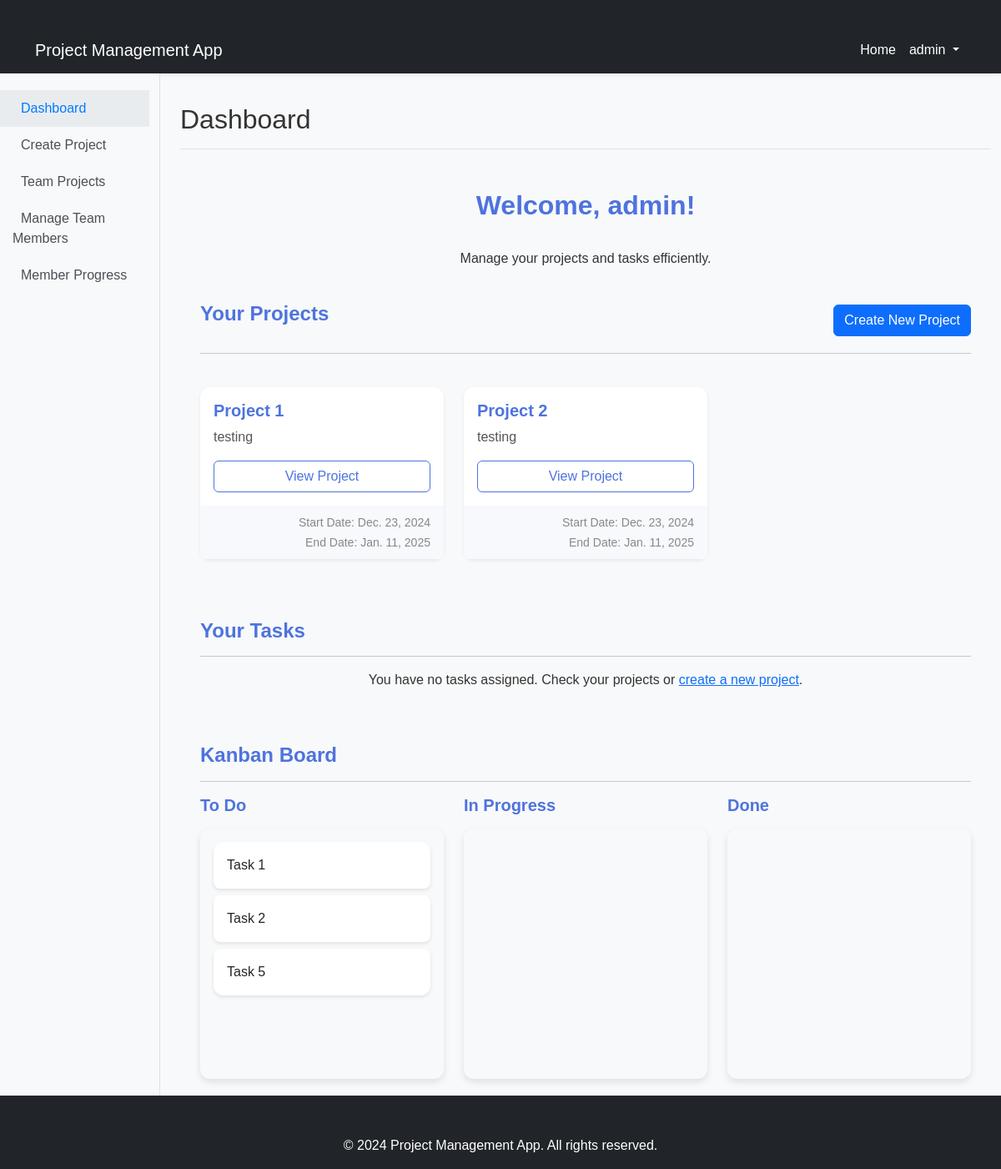
The app's page /projects/ (signed in) with its own data.
### projects/models.py (models this page shows, shortened)
class User(AbstractUser):
    email = models.EmailField(unique=True)  # Enforce unique emails
    groups = models.ManyToManyField(
        Group,
        related_name='custom_user_groups',
        blank=True,
        help_text='The groups this user belongs to.',
        verbose_name='groups',
    )
    user_permissions = models.ManyToManyField(
        Permission,
        related_name='custom_user_permissions',
        blank=True,
        help_text='Specific permissions for this user.',
        verbose_name='user permissions',
    )

class Project(models.Model):
    team = models.ForeignKey(Team, on_delete=models.CASCADE, related_name='projects')
    name = models.CharField(max_length=200)
    description = models.TextField()
    start_date = models.DateField()
    end_date = models.DateField()
    class Meta:
        unique_together = ('name', 'team')  # Prevent duplicate project names within the same team

class Task(models.Model):
    project = models.ForeignKey(Project, on_delete=models.CASCADE, related_name='tasks')
    assigned_to = models.ForeignKey(User, on_delete=models.CASCADE, related_name='tasks')
    title = models.CharField(max_length=200)
    description = models.TextField()
    start_date = models.DateField()
    due_date = models.DateField()
    STATUS_CHOICES = [
        ('todo', 'To Do'),
        ('inprogress', 'In Progress'),
        ('done', 'Done'),
    ]
    status = models.CharField(max_length=20, choices=STATUS_CHOICES, default='todo')
    class Meta:
        unique_together = ('project', 'title')  # Prevent duplicate task titles within the same project

### projects/views.py (the view)
# urls.py: path('', views.homepage, name='homepage'),
@login_required
def homepage(request):
    projects = Project.objects.all()
    todo_tasks = Task.objects.filter(status='todo')
    inprogress_tasks = Task.objects.filter(status='inprogress')
    done_tasks = Task.objects.filter(status='done')
    return render(request, 'projects/homepage.html', {
        'projects': projects,
        'todo_tasks': todo_tasks,
        'inprogress_tasks': inprogress_tasks,
        'done_tasks': done_tasks
    })

### projects/templates/projects/homepage.html (shortened to what this page needs)
{% extends 'base.html' %}
{% load static %}
{% block extra_css %}
<link rel="stylesheet" href="{% static 'css/homepage.css' %}">
{% endblock %}
{% block content %}
<div class="container mt-5">
    <div class="row mb-4">
        <div class="col">
            <h2 class="text-center">Welcome, {{ user.username }}!</h2>
            <p class="text-center">Manage your projects and tasks efficiently.</p>
        </div>
    </div>
    <div class="row mb-4">
        <div class="col">
            <div class="d-flex justify-content-between align-items-center">
                <h3>Your Projects</h3>
                <a href="{% url 'project_create' %}" class="btn btn-primary">Create New Project</a>
            </div>
            <hr>
        </div>
    </div>
    <div class="row">
        {% for project in projects %}
        <div class="col-md-4 mb-4">
            <div class="card shadow-sm h-100">
                <div class="card-body d-flex flex-column">
                    <h5 class="card-title">{{ project.name }}</h5>
                    <p class="card-text flex-grow-1">{{ project.description|truncatewords:20 }}</p>
                    <a href="{% url 'project_detail' project.id %}" class="btn btn-outline-primary mt-auto">View Project</a>
                </div>
                <div class="card-footer text-muted">
                    <small>Start Date: {{ project.start_date }}</small><br>
                    <small>End Date: {{ project.end_date }}</small>
                </div>
            </div>
        </div>
        {% empty %}
        <div class="col">
            <p class="text-center">You have no projects. <a href="{% url 'project_create' %}">Create a new project</a>.</p>
        </div>
        {% endfor %}
    </div>
    <div class="row mt-5">
        <div class="col">
            <h3>Your Tasks</h3>
            <hr>
        </div>
    </div>
    <div class="row">
        {% for task in tasks %}
        <div class="col-md-6 mb-4">
            <div class="card shadow-sm h-100">
                <div class="card-body d-flex flex-column">
                    <h5 class="card-title">{{ task.title }}</h5>
                    <p class="card-text flex-grow-1">{{ task.description|truncatewords:20 }}</p>
                    <a href="{% url 'task_detail' task.project.id task.id %}" class="btn btn-outline-primary mt-auto">View Task</a>
                </div>
                <div class="card-footer text-muted">
                    <small>Due Date: {{ task.due_date }}</small>
                </div>
            </div>
        </div>
        {% empty %}
        <div class="col">
            <p class="text-center">You have no tasks assigned. Check your projects or <a href="{% url 'project_create' %}">create a new project</a>.</p>
        </div>
        {% endfor %}
    </div>
    <div class="row mt-5">
        <div class="col">
            <h3>Kanban Board</h3>
            <hr>
        </div>
    </div>
    <div class="row">
        <div class="col-md-4">
            <h4>To Do</h4>
            <ul id="todo" class="list-group">
                {% for task in todo_tasks %}
                <li class="list-group-item" data-id="{{ task.id }}">{{ task.title }}</li>
                {% endfor %}
            </ul>
        </div>
        <div class="col-md-4">
            <h4>In Progress</h4>
            <ul id="inprogress" class="list-group">
            </ul>
        </div>
        <div class="col-md-4">
            <h4>Done</h4>
            <ul id="done" class="list-group">
            </ul>
        </div>
    </div>
</div>
{% endblock %}

### projects/templates/base.html (shortened to what this page needs)
<!DOCTYPE html>
<html lang="en">
<head>
    {% load static %}
    <link href="https://cdn.jsdelivr.net/npm/bootstrap@5.3.0/dist/css/bootstrap.min.css" rel="stylesheet">
    <link rel="stylesheet" href="{% static 'css/base.css' %}">
    {% block extra_css %}{% endblock %}
</head>
<body class="d-flex flex-column min-vh-100 bg-light">
    <header class="bg-dark text-white py-2 shadow-sm">
        <div class="container">
            <div class="d-flex justify-content-between align-items-center">
                <h1 class="h5 mb-0">Project Management App</h1>
                <nav class="navbar navbar-expand-lg navbar-dark">
                    <div class="collapse navbar-collapse" id="navbarNav">
                        <ul class="navbar-nav ms-auto">
                            <li class="nav-item">
                                <a class="nav-link" href="{% url 'homepage' %}">Home</a>
                            </li>
                            {% if user.is_authenticated %}
                                <li class="nav-item dropdown">
                                    <a class="nav-link dropdown-toggle" href="#" id="userDropdown" role="button"
                                       data-bs-toggle="dropdown" aria-expanded="false">
                                        {{ user.username }}
                                    </a>
                                </li>
                            {% endif %}
                        </ul>
                    </div>
                </nav>
            </div>
        </div>
    </header>
    <div class="container-fluid">
        <div class="row">
            <nav id="sidebar" class="col-md-3 col-lg-2 d-md-block bg-light sidebar collapse">
                <div class="position-sticky">
                    <ul class="nav flex-column">
                        <li class="nav-item">
                            <a class="nav-link active" aria-current="page" href="{% url 'homepage' %}">
                                Dashboard
                            </a>
                        </li>
                        <li class="nav-item">
                            <a class="nav-link" href="{% url 'project_create' %}">
                                Create Project
                            </a>
                        </li>
                        <li class="nav-item">
                            <a class="nav-link" href="{% url 'team_projects' team_id=1 %}">
                                Team Projects
                            </a>
                        </li>
                        <li class="nav-item">
                            <a class="nav-link" href="{% url 'manage_team_members' team_id=1 %}">
                                Manage Team Members
                            </a>
                        </li>
                        <li class="nav-item">
                            <a class="nav-link" href="{% url 'member_progress' %}">
                                Member Progress
                            </a>
                        </li>
                    </ul>
                </div>
            </nav>
            <main class="col-md-9 ms-sm-auto col-lg-10 px-md-4">
                <div class="d-flex justify-content-between flex-wrap flex-md-nowrap align-items-center pt-3 pb-2 mb-3 border-bottom">
                    <h1 class="h2">Dashboard</h1>
                </div>
                <div class="container">
                    {% block content %}{% endblock %}
                </div>
            </main>
        </div>
    </div>
    <footer class="bg-dark text-white text-center py-3 mt-auto">
        <div class="container">
            <p class="mb-0">&copy; 2024 Project Management App. All rights reserved.</p>
        </div>
    </footer>
</body>
</html>

### static/css/base.css (style rules this page uses)
body { font-family: 'Arial', sans-serif; background-color: #f8f9fa; }
.container-fluid { padding: 0; }
header { background-color: #343a40; color: white; }
header h1 { font-size: 1.5rem; }
header .navbar { padding: 0; }
header .navbar-nav .nav-link { color: white; }
#sidebar { background-color: #f8f9fa; border-right: 1px solid #dee2e6; min-height: 100vh; padding-top: 20px; }
#sidebar .nav-link { color: #495057; font-weight: 500; padding: 10px 15px; }
#sidebar .nav-link.active { background-color: #e9ecef; color: #007bff; }
main { padding: 20px; }
main .border-bottom { border-bottom: 1px solid #dee2e6; }
main .h2 { font-size: 2rem; font-weight: 500; }
footer { background-color: #343a40; color: white; padding: 10px 0; }
footer p { margin: 0; }

### static/css/homepage.css (style rules this page uses)
body, html { margin: 0; padding: 0; height: 100%; font-family: 'Poppins', Arial, sans-serif; color: #333; background: #f0f4ff; }
.container { margin-top: 2rem; }
h2 { color: #4e73df; font-size: 2rem; font-weight: 700; margin-bottom: 2rem; text-align: center; }
h3 { color: #4e73df; font-size: 1.5rem; font-weight: 600; margin-bottom: 1rem; }
h4 { color: #4e73df; font-size: 1.25rem; font-weight: 600; margin-bottom: 1rem; }
.card { border: none; border-radius: 0.75rem; box-shadow: 0 4px 8px rgba(0, 0, 0, 0.1); transition: transform 0.3s ease, box-shadow 0.3s ease; }
.card-title { color: #4e73df; font-size: 1.25rem; font-weight: 600; }
.card-text { color: #555; font-size: 1rem; margin-bottom: 1rem; }
.card-footer { background: #f7f9fc; border-top: none; border-radius: 0 0 0.75rem 0.75rem; text-align: right; }
.card-footer small { color: #888; }
.btn-outline-primary { color: #4e73df; border-color: #4e73df; transition: background-color 0.3s ease, color 0.3s ease; }
.list-group { min-height: 300px; background-color: #f8f9fa; border-radius: 0.75rem; padding: 1rem; box-shadow: 0 4px 8px rgba(0, 0, 0, 0.1); }
.list-group-item { background-color: white; border: none; border-radius: 0.5rem; margin-bottom: 0.5rem; padding: 1rem; box-shadow: 0 2px 4px rgba(0, 0, 0, 0.1); cursor: grab; }

### records on screen
User: username "admin"
Project: name "Project 1", description "testing", start_date "Dec. 23, 2024", end_date "Jan. 11, 2025"
Project: name "Project 2", description "testing", start_date "Dec. 23, 2024", end_date "Jan. 11, 2025"
Task: title "Task 1"
Task: title "Task 2"
Task: title "Task 5"
